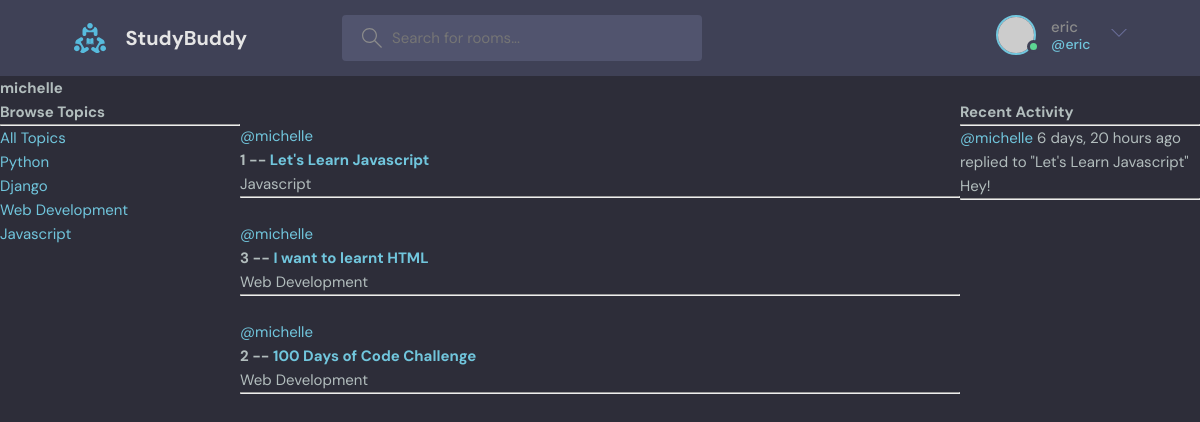
The app's page /profile/1 (signed in) with its own data.
### base/models.py (models this page shows, shortened)
class Topic(models.Model):
    name = models.CharField(max_length=200)

class Room(models.Model):
    host = models.ForeignKey(User, on_delete=models.SET_NULL, null=True)
    topic = models.ForeignKey(Topic, on_delete=models.SET_NULL, null=True)
    name = models.CharField(max_length=200)
    description = models.TextField(null=True, blank=True)
    participants = models.ManyToManyField(User, related_name='participants', blank=True)
    updated = models.DateTimeField(auto_now=True)
    created = models.DateTimeField(auto_now_add=True)
    class Meta:
        ordering = ['-updated', '-created']
    def __str__(self):
        return self.name

class Message(models.Model):
    user = models.ForeignKey(User, on_delete=models.CASCADE)
    room = models.ForeignKey(Room, on_delete=models.CASCADE)
    body = models.TextField()
    updated = models.DateTimeField(auto_now=True)
    created = models.DateTimeField(auto_now_add=True)
    class Meta:
        ordering = ['-updated', '-created']
    def __str__(self):
        return self.body[0:50]

### base/views.py (the view)
# urls.py: path('profile/<str:pk>', views.userProfile, name='user-profile'),
def userProfile(request, pk):
    user = User.objects.get(id=pk)
    rooms = user.room_set.all()
    room_messages = user.message_set.all()
    topics = Topic.objects.all()
    context = {'user':user, 'rooms':rooms, 'room_messages': room_messages, 'topics': topics}
    return render(request, 'base/profile.html', context)

### base/templates/base/profile.html (shortened to what this page needs)
{% extends 'main.html' %}
{% block content %}
<h1>{{user.username}}</h1>
<div class="profile-container">
    <div>
        {% include 'base/topics_component.html' %}
    </div>
    <div>
        {% include 'base/feed_component.html' %}
    </div>
    <div>
        {% include 'base/activity_component.html' %}
    </div>
</div>
{% endblock content %}

### templates/navbar.html (shortened to what this page needs)
{% load static %}
<header class="header header--loggedIn">
    <div class="container">
      <a href="{% url 'home' %}" class="header__logo">
        <img src="{% static 'images/logo.svg' %}" />
        <h1>StudyBuddy</h1>
      </a>
      <form class="header__search" method="GET" action="{% url 'home' %}">
        <label>
          <input name="q" placeholder="Search for rooms..." />
        </label>
      </form>
      <nav class="header__menu">
        {% if request.user.is_authenticated %}
        <div class="header__user">
          <a href="profile.html">
            <div class="avatar avatar--medium active">
              <img src="https://randomuser.me/api/portraits/men/37.jpg" />
            </div>
            <p>{{request.user.username}} <span>@{{request.user.username}}</span></p>
          </a>
          <button class="dropdown-button">
            <svg version="1.1" xmlns="http://www.w3.org/2000/svg" width="32" height="32" viewBox="0 0 32 32">
              <title>chevron-down</title>
              <path d="M16 21l-13-13h-3l16 16 16-16h-3l-13 13z"></path>
            </svg>
          </button>
        </div>
        {% else %}
        <a href="{% url 'login' %}">
          <img src="./assets/avatar.svg" />
          <p>Login</p>
        </a>
        {% endif %}
      </nav>
    </div>
  </header>

### base/templates/base/topics_component.html
    <h3>Browse Topics</h3>
        <hr>
        <div>
            <a href="{% url 'home' %}">All Topics</a>
        </div>
        {% for topic in topics %}
            <div>
                <a href="{% url 'home' %}?q={{topic.name}}">{{topic.name}}</a>
            </div>
        {% endfor %}

### base/templates/base/feed_component.html (shortened to what this page needs)
<div>
    {% for room in rooms %}
        <div>
            <br>
            <a href="{% url 'user-profile' room.host.id %}">@{{room.host.username}}</a>
            <h3>{{room.id}} -- <a href="{% url 'room' room.id %}">{{room.name}}</a></h3>
            <small>{{room.topic.name}}</small>
            <hr>
        </div>
    {% endfor %}
</div>

### base/templates/base/activity_component.html (shortened to what this page needs)
    <h3>Recent Activity</h3>
        <hr>
        {% for message in room_messages %}
            <div>
                <small><a href="{% url 'user-profile' message.user.id %}">@{{message.user}} </a> {{message.created|timesince}} ago</small>
                <small>replied to "{{message.room}}"</small>
                <p>{{message}}</p>
                <hr>
            </div>
        {% endfor %}

### static/styles/style.css (style rules this page uses)
:root { --color-main: #71c6dd; --color-main-light: #e1f6fb; --color-dark: #3f4156; --color-dark-medium: #51546e; --color-dark-light: #696d97; --color-light: #e5e5e5; --color-gray: #8b8b8b; --color-light-gray: #b2bdbd; --color-bg: #2d2d39; --color-success: #5dd693; --color-error: #fc4b0b; }
* { font-family: "DM Sans", -apple-system, BlinkMacSystemFont, "Segoe UI", Roboto, Oxygen, Ubuntu, Cantarell, "Open Sans", "Helvetica Neue", sans-serif; margin: 0; padding: 0; box-sizing: border-box; text-rendering: optimizeLegibility; font-size: inherit; }
html { font-size: 56.25%; }
@media only screen and (min-width: 1200px) { html { font-size: 62.5%; } }
body { line-height: 1.6; font-weight: 400; font-size: 1.5rem; color: var(--color-light-gray); background-color: var(--color-bg); min-height: 100vh; }
img { width: 100%; }
a { display: inline-block; color: var(--color-main); text-decoration: none; }
.container { max-width: 120rem; width: 90%; margin: auto; }
.avatar { position: relative; display: inline-block; border-radius: 50%; border: 2px solid var(--color-main); }
.avatar img { display: block; border-radius: 50%; object-fit: cover; object-position: center; }
.avatar::after { content: ""; display: block; position: absolute; background-color: var(--color-gray); z-index: 111; border-radius: 50%; border: 0.3rem solid var(--color-dark); }
.avatar.active::after { background-color: var(--color-success); }
.avatar.avatar--medium img { width: 3.6rem; height: 3.6rem; border-radius: 50%; }
.avatar.avatar--medium:after { width: 0.7rem; height: 0.7rem; bottom: 0px; right: -6px; }
.header { padding: 1.5rem; background-color: var(--color-dark); }
.header > .container { display: flex; gap: 9.5rem; }
.header__logo, .header__user { display: flex; gap: 2rem; align-items: center; }
.header__logo > img { height: 3.2rem; width: 3.2rem; }
.header__logo > h1 { font-weight: 700; font-size: 2rem; color: var(--color-light); }
.header__search > label { background-color: var(--color-dark-medium); padding: 1.3rem 1rem; display: flex; align-items: center; gap: 1rem; border-radius: 4px; }
.header__search svg { fill: var(--color-gray); width: 2rem; height: 2rem; margin-left: 1rem; }
.header__search input { width: 30rem; background: transparent; border: none; outline: none; color: var(--color-light); }
.header__menu { margin-left: auto; position: relative; }
.header__menu a { display: flex; gap: 1.5rem; align-items: center; font-weight: 500; text-decoration: none; color: var(--color-gray); }
.header__menu img { height: 3.6rem; }
.header__menu p { line-height: 1.2; }
.header__menu span { color: var(--color-main); font-weight: 500; font-size: 1.4rem; display: block; }
.header__menu svg { width: 1.6rem; height: 1.6rem; fill: var(--color-dark-light); }
.dropdown-button { background: transparent; border: 0; outline: 0; cursor: pointer; }

### base/templates/base/profile.html (style rules this page uses)
.profile-container { display: grid; grid-template-columns: 1fr 3fr 1fr; }

### records on screen
Topic: name "Python"
Topic: name "Django"
Topic: name "Web Development"
Topic: name "Javascript"
Room: host.username "michelle", id "1", name "Let's Learn Javascript", topic.name "Javascript"
Room: host.username "michelle", id "3", name "I want to learnt HTML", topic.name "Web Development"
Room: host.username "michelle", id "2", name "100 Days of Code Challenge", topic.name "Web Development"
Message: user "michelle", created "6 days, 20 hours", room "Let's Learn Javascript", body "Hey!"

### other values on screen
{{ request.user.username }} "eric"
{{ user.username }} "michelle"
